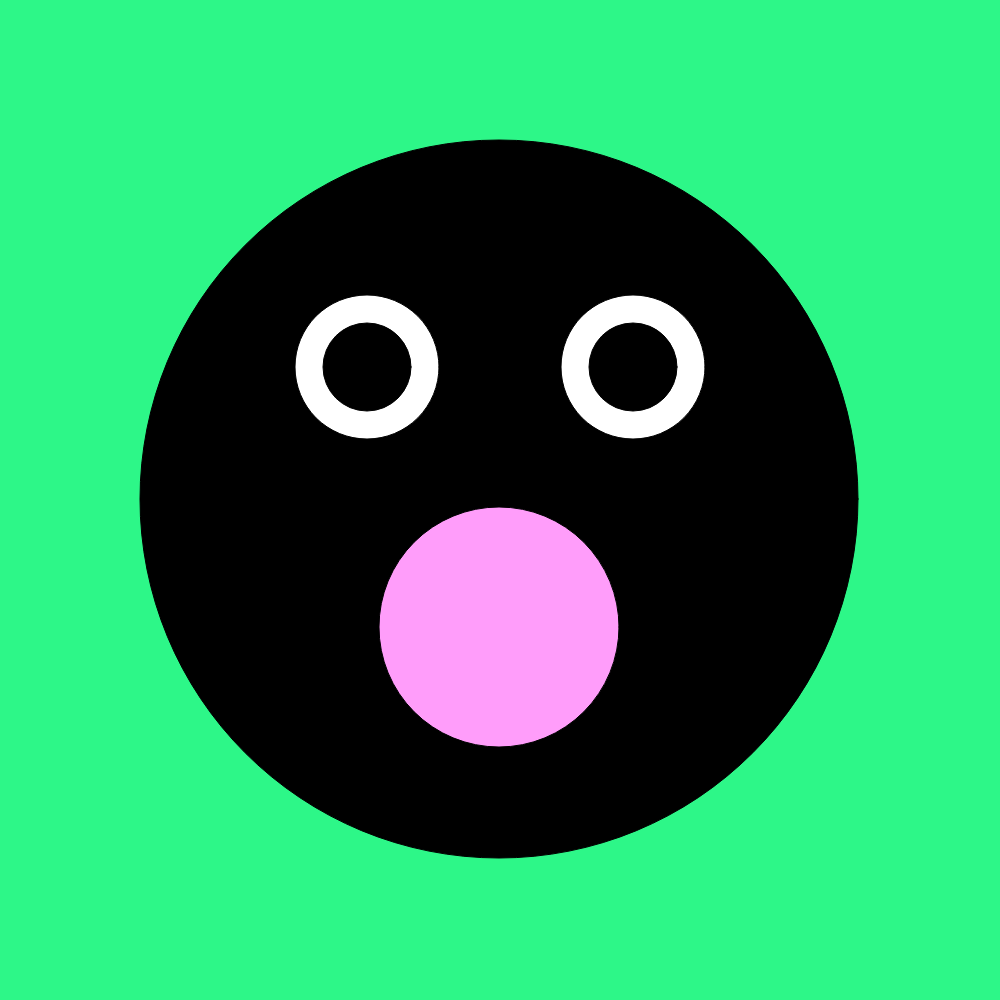
Frame 1 (no input)
Frame 60 (no input): identical to frame 1, image omitted
Frame 120 (the mouse pressed at the canvas centre since frame 60): identical to frame 1, image omitted

The p5.js sketch that drew this single still picture (run headless with seeded random() and noise() and a simulated clock; from frame 60 on, the mouse is pressed at the canvas centre):

// p5.js sketch
// ── sketch.js
function setup() {
    createCanvas(1000, 1000);
}

function draw() {
    background(45,247,136);
    fill(0,0,0);
    ellipse(499,499,718,718);
   
    fill(255,255,255);
    ellipse(367,367,144,144);
    
    fill(255,255,255);
    ellipse(633,367,144,144);
    fill(0,0,0);
    ellipse(367,367,88,88);
    
    fill(0,0,0);
    ellipse(633,367,88,88);
    
    fill(255,157,250);
    ellipse(499,627,240,240);
    
}
